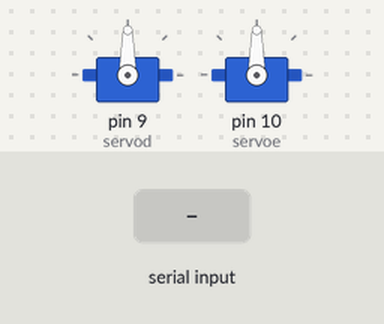
A sketch run on a simulated Arduino Uno, built with avr-gcc and run on an emulated ATmega328P. On the bench: 2 × servo. Inputs (shaded band) come from the test bench.

Above: at 1.2 s.
1.3 s: "90,45\n" received over Serial
At 3.1 s:
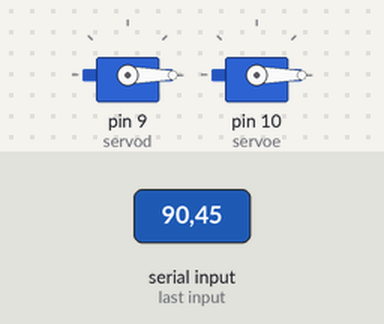
4.3 s: "30,150\n" received over Serial
At 7.1 s:
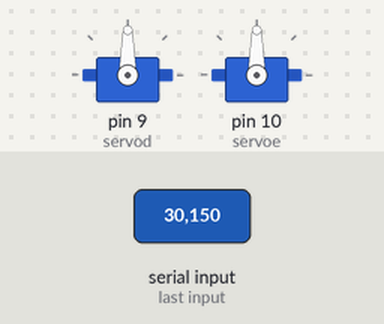
7.3 s: "5\n" received over Serial
At 8.9 s:
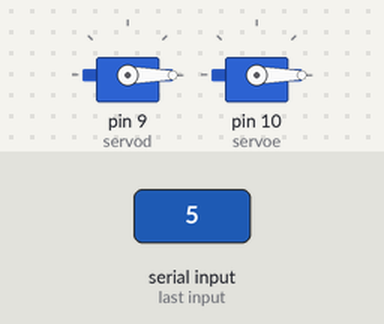
Timing chart, 0 to 10.8 s (numbered marks = the images above; inputs shaded):
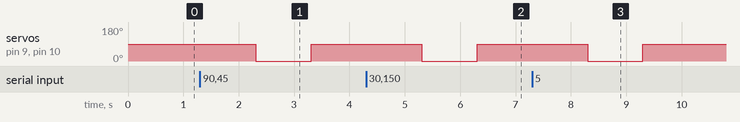

The sketch:

PID_Fe_bluetooth.ino
```cpp
/*
  Controlling a servo position using a potentiometer (variable resistor)
  by Michal Rinott <http://people.interaction-ivrea.it/m.rinott>

  modified on 8 Nov 2013
  by Scott Fitzgerald
  http://www.arduino.cc/en/Tutorial/Knob
*/

#include <Servo.h>

Servo servoe;  // create servo object to control a servo
Servo servod;  // create servo object to control a servo

int velocidades[10][2]{
  90,90,
  90,180,
  0,0,
  180,90,
  180,130,
  0,50,
  50,0,
  130,180
  };


int potpinv = A0;
int potpinh = A1;  // analog pin used to connect the potentiometer
int valv;  // analog pin used to connect the potentiometer
int valh;    // variable to read the value from the analog pin
int speede = 0, speedd = 0, sspeede, sspeedd;
int zeroh = 503;
int zerov = 520;
int vf, vt, vd, ve;
int BTnum;
int multiplicador;


void setup() {
  servod.attach(9);  // attaches the servo on pin 9 to the servo object
  servoe.attach(10);  // attaches the servo on pin 9 to the servo object
  Serial.begin(9600);
}

void loop() {
  String comando = Serial.readString();
  BTnum = comando.toInt();
    sspeede = velocidades[BTnum][0];
    sspeedd = velocidades[BTnum][0];

  if (sspeede > 95 || sspeede < 85)servoe.write(sspeede);
  else servoe.write(90);
  if (sspeedd > 95 || sspeedd < 85)servod.write(sspeedd);
  else servod.write(90);


}
```

Measured:
- after the input at 1.3 s, servo on pin 9 (servod), servo on pin 10 (servoe): 90° → 0° after 1.0 s, → 90° 1.0 s later
- after the input at 4.3 s, servo on pin 9 (servod), servo on pin 10 (servoe): 90° → 0° after 1.0 s, → 90° 1.0 s later
- after the input at 7.3 s, servo on pin 9 (servod), servo on pin 10 (servoe): 90° → 0° after 1.0 s, → 90° 1.0 s later
